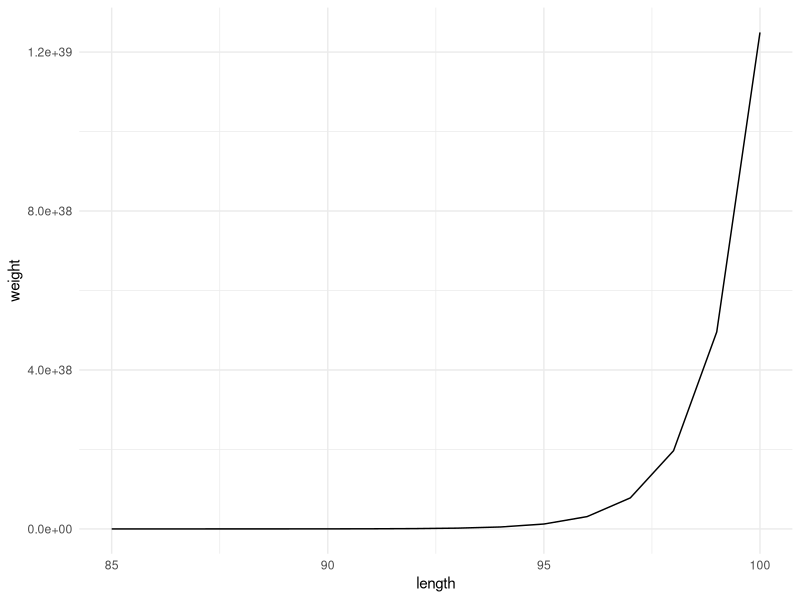
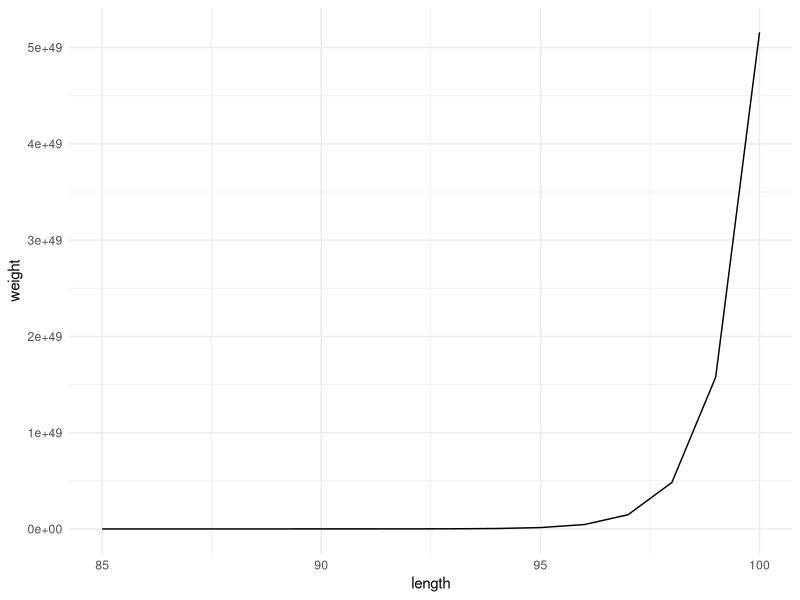
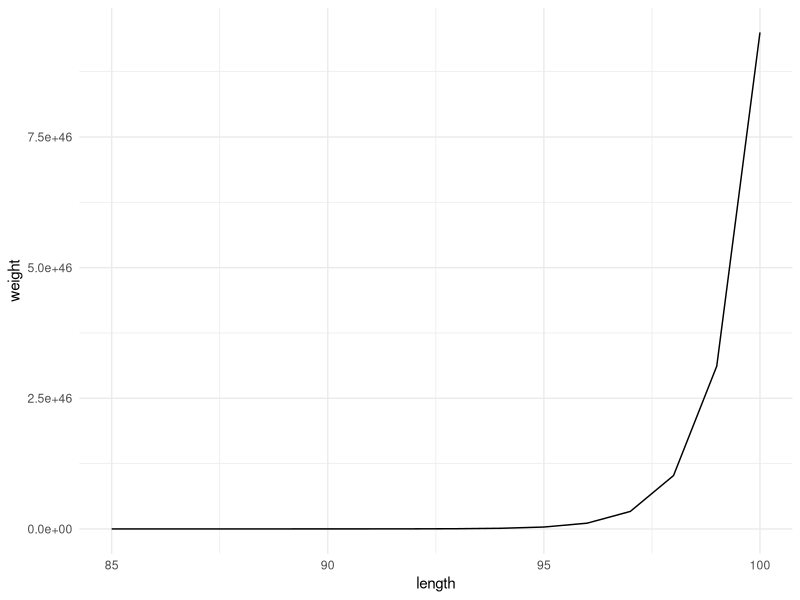

Source code (R) for these figures, in order:
## ---- chunk 1
library(tidyverse)
## ---- chunk 2
# For loops revisited
weekdays <- c("Monday", "Tuesday", "Wednesday", "Thursday", "Friday",
              "Saturday", "Sunday")
transects <- c("Transect A", "Transect B", "Transect C")
transect_collections_matrix <- matrix(nrow = length(weekdays), ncol = length(transects))

for (i in seq_along(transects)) {
  for (j in seq_along(weekdays)) {
    transect_value <- paste(weekdays[j], "-", transects[i])
    transect_collections_matrix[j, i] <- transect_value
  }
}
transect_collections_matrix
## ---- chunk 3
# Functions introduced

# Task 2:
calc_force <- function(mass, acc) {
  force <- mass * acc
  return(paste("The resulting force is", force, "Newtons."))
}
calc_force(200, 1.8)

# Task 3

# Set up data frame with 3 species names and a/b estimates for function parameters
fish_params <- data.frame(
  "sci_name" = c("Chanos chanos", "Sphyraena barracuda", "Caranx ignobilis"),
  "common_name" = c("Milkfish", "Great barracuda", "Giant trevally"),
  "a_est" = c(0.0905, 0.0181, 0.0353),
  "b_est" = c(2.52, 3.27, 3.05)
  )

# Create function that accepts common fish name and total length to estimate weight of fish
get_fish_weight <- function(fish_name, tot_length) {
  if (exists("fish_name") == FALSE || tot_length < 0) {
    stop("Invalid parameters entered. Please ensure length is greater than 0 and that you have entered a fish name.")
  }
  fish_record <- filter(fish_params, common_name == fish_name)
  # Log retrieved record
  # print(fish_record)
  return(fish_record$a_est * fish_record$b_est ^ tot_length)
}

get_fish_weight("Milkfish", 100)
get_fish_weight("Great barracuda", 100)
get_fish_weight("Giant trevally", 100)

# Track how weight changes from 85 to 100 length for each fish
fish_length_vec <- seq(from = 85, to = 100, by = 1)
graph_weight_length <- function(fish_name) {
  # Create vector to store weights calculated from lengths
  fish_weight_vec <- vector(mode = "numeric", length = length(fish_length_vec))
  
  # For every length calculate the weight and store in the vector
  for (i in seq_along(fish_length_vec)) {
    fish_weight_vec[i] <-get_fish_weight(fish_name, fish_length_vec[i])
  }
  
  # Store length and weight vectors in a data frame and plot the resulting data
  fish_df <- data.frame("weight" = fish_weight_vec, "length" = fish_length_vec)
  ggplot(data = fish_df, aes(x = length, y = weight)) +
    geom_line() +
    theme_minimal()
}

graph_weight_length("Milkfish")
graph_weight_length("Great barracuda")
graph_weight_length("Giant trevally")
## ---- chunk 4
# Task 4 & 5

# Create function that calculates ocean wave power from inputs of 
#.    1. Wave heights
#.    2. Wave period
get_wave_power <- function(height, period, depth = 100) {
  if (depth <= 12) {
    message("Shallow water equation used for calculations.")
    return(0.81 * height^2 * period)
  } else {
    message("Deep water equation used for calculations.")
    return(0.5 * height^2 * period) 
  }
}

# Approximate wave power over range of heights 0-3m and period of 8s
wave_period <- 8
wave_height <- seq(from = 0, to = 3, by = 0.2)
# Calculate using deep water equation
get_wave_power(wave_height, wave_period)

# Calculate using shallow water equation
get_wave_power(wave_height, wave_period, 10)
